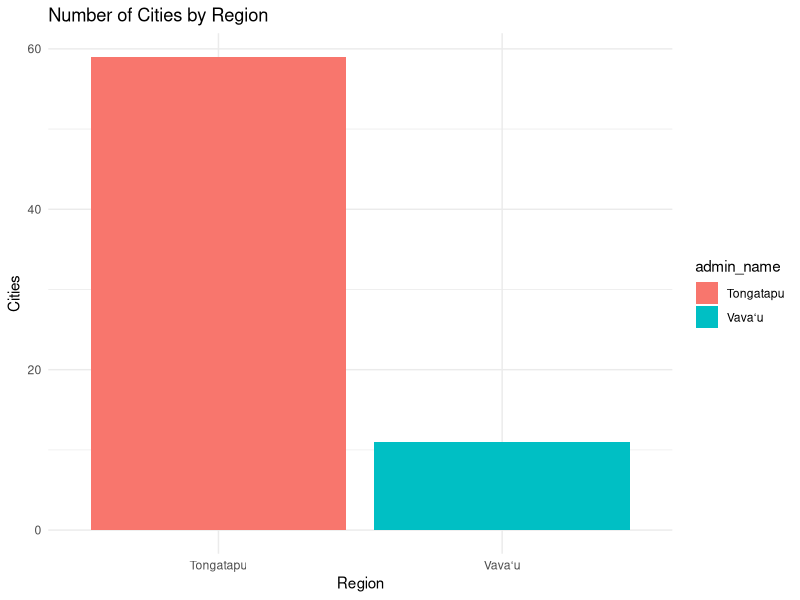
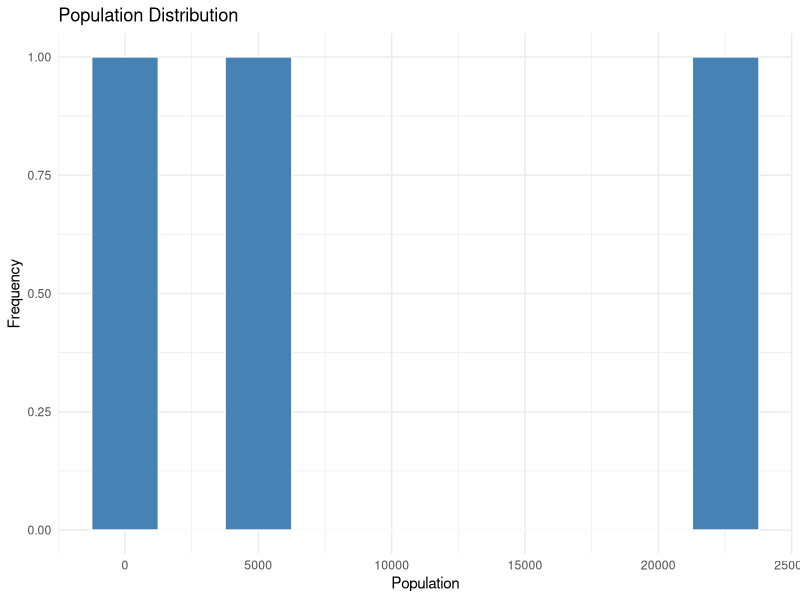

The R source for these figures, in order:
## ---- chunk 1
##############################################
# Mini Universe: The Town of Pezinok, Slovakia
##############################################

### 1.1 Atomic Types ----
population_density <- 780.5     # people per km^2
average_income <- 1250.75       # EUR per month
avg_temperature <- 10.8         # °C
area_size <- 72.56              # km^2

number_of_wineries <- 25
number_of_parks <- 8
number_of_schools <- 12

has_castle <- TRUE
is_capital_city <- FALSE

town_name <- "Pezinok"
region <- "Bratislava Region"
category <- "Wine-producing town"

cat(paste(
  "The town of", town_name, "is a", category, "located in the",
  region, "with", number_of_wineries, "wineries and",
  population_density, "people per km².\n"
))

### 1.2 Vectors ----
numeric_vector <- c(population_density, average_income, avg_temperature,
                    area_size, number_of_wineries, number_of_parks, number_of_schools)
print(numeric_vector)

seq_vector <- seq(20, 100, by = 8)
print(seq_vector)

set.seed(123)
logic_vector <- sample(c(TRUE, FALSE), 10, replace = TRUE)
print(logic_vector)

### 1.3 Matrix ----
set.seed(321)
town_matrix <- matrix(sample(-50:50, 9, replace = TRUE), nrow = 3, ncol = 3)
rownames(town_matrix) <- c("Center", "Suburbs", "Countryside")
colnames(town_matrix) <- c("Economy", "Environment", "Culture")
print(town_matrix)

row_means <- rowMeans(town_matrix)
col_means <- colMeans(town_matrix)
print(row_means)
print(col_means)

### 1.4 List ----
pezinok_list <- list(
  numeric_values = list(population_density, average_income, avg_temperature, area_size),
  integer_values = list(number_of_wineries, number_of_parks, number_of_schools),
  logical_values = list(has_castle, is_capital_city),
  character_values = list(town_name, region, category),
  numeric_vector = numeric_vector,
  seq_vector = seq_vector,
  logic_vector = logic_vector,
  matrix = town_matrix,
  description = "Pezinok is a picturesque Slovak town known for its wine culture and proximity to the Little Carpathians."
)
print(pezinok_list$description)

### 1.5 Factor ----
neighborhood_wealth <- factor(
  c("medium", "high", "low", "medium", "high", "low"),
  levels = c("low", "medium", "high"),
  ordered = TRUE
)
print(neighborhood_wealth)
table(neighborhood_wealth)

### 1.6 Data Frame ----
wineries_df <- data.frame(
  Winery_Name = c("Víno Matyšák", "Karpatská Perla", "Repa Winery", "Pivnica Radošina", "Zámocké Vinárstvo", "Vinohradníctvo Miroslav Dudo"),
  Liters_Produced = c(120000, 95000, 70000, 55000, 40000, 30000),
  Is_Organic = c(TRUE, FALSE, TRUE, FALSE, TRUE, FALSE),
  Quality = c("high", "high", "medium", "medium", "medium", "low")
)
wineries_df$Production_Category <- ifelse(
  wineries_df$Liters_Produced > 80000, "Large",
  ifelse(wineries_df$Liters_Produced > 50000, "Medium", "Small")
)
print(wineries_df)
## ---- chunk 2
###############################################################
# TASK 2 – Subsetting & Missing Data
###############################################################
seq_vector[3]
seq_vector[2:5]
seq_vector[seq_vector > 40]

logic_vector[logic_vector]
which(logic_vector)

pezinok_list$description
pezinok_list[["matrix"]]
pezinok_list[["numeric_vector"]][2]

head(wineries_df, 3)
wineries_df[4, 1]
wineries_df$Is_Organic

df_subset <- wineries_df[wineries_df$Is_Organic == TRUE, ]
df_subset

df_subset_2 <- wineries_df[wineries_df$Quality %in% c("high", "medium"), ]
df_subset_2

df_corrupted <- wineries_df
df_corrupted[2, "Is_Organic"] <- NA
df_corrupted[5, "Quality"] <- NA
df_corrupted[6, "Liters_Produced"] <- NA

sum(is.na(df_corrupted))
colSums(is.na(df_corrupted))
mean(df_corrupted$Liters_Produced, na.rm = TRUE)

df_clean <- na.omit(df_corrupted)
df_clean

max_index <- which.max(wineries_df$Liters_Produced)
wineries_df[max_index, ]

min_index <- which.min(wineries_df$Liters_Produced)
wineries_df[min_index, ]
## ---- chunk 3
###############################################################
# TASK 3 – Real Data Analysis
###############################################################
# install.packages(c("dplyr", "readxl")) # Run manually if needed
library(dplyr)
library(readxl)

# Load dataset
my_real_data <- read_excel("to.xlsx")

# Inspect data
glimpse(my_real_data)
head(my_real_data)
summary(my_real_data)

# Question 1: Top 5 cities by population
my_real_data %>%
  select(city, population) %>%
  arrange(desc(population)) %>%
  head(5)

# Question 2: Average lat/lng by region
my_real_data %>%
  group_by(admin_name) %>%
  summarise(
    avg_lat = mean(lat, na.rm = TRUE),
    avg_lng = mean(lng, na.rm = TRUE),
    count = n()
  )

# Question 3: Cities with missing population
my_real_data %>%
  filter(is.na(population)) %>%
  select(city, admin_name, population)

# Question 4: Distance from equator
my_real_data %>%
  mutate(distance_from_equator = abs(lat)) %>%
  select(city, lat, distance_from_equator) %>%
  arrange(distance_from_equator)

# Question 5: Regions with most cities
my_real_data %>%
  group_by(admin_name) %>%
  summarise(number_of_cities = n()) %>%
  arrange(desc(number_of_cities))

# Visualization: Bar chart of number of cities by region
library(ggplot2)
my_real_data %>%
  group_by(admin_name) %>%
  summarise(number_of_cities = n()) %>%
  ggplot(aes(x = admin_name, y = number_of_cities, fill = admin_name)) +
  geom_bar(stat = "identity") +
  theme_minimal() +
  labs(title = "Number of Cities by Region", x = "Region", y = "Cities")

# Visualization: Histogram of population
my_real_data %>%
  ggplot(aes(x = population)) +
  geom_histogram(bins = 10, fill = "steelblue", color = "white") +
  theme_minimal() +
  labs(title = "Population Distribution", x = "Population", y = "Frequency")
